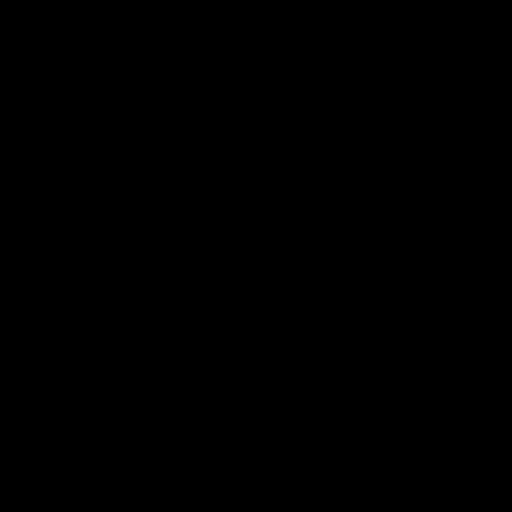
Frame 1 (no input)
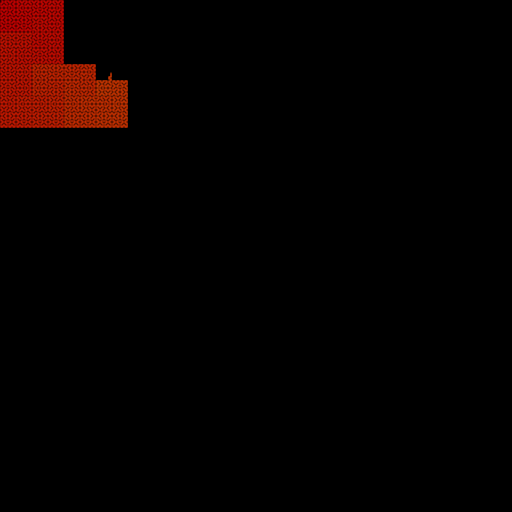
Frame 60 (no input)
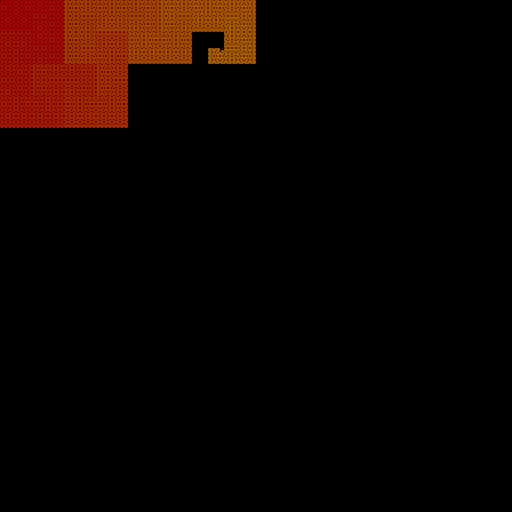
Frame 120 (the mouse pressed at the canvas centre since frame 60)

The p5.js sketch that drew these frames (run headless with seeded random() and noise() and a simulated clock; from frame 60 on, the mouse is pressed at the canvas centre):

// p5.js sketch
// ── sketch.js
// Hilbert Curve
// Coding in the Cabana
// The Coding Train / Daniel Shiffman
// https://thecodingtrain.com/CodingInTheCabana/003-hilbert-curve.html
// https://youtu.be/dSK-MW-zuAc
// https://editor.p5js.org/codingtrain/sketches/LPf9PLmp

const order = 8;
let N;
let total;

let path = [];

let counter = 0;

function setup() {
  createCanvas(512, 512);
  colorMode(HSB, 360, 255, 255);
  background(0);

  N = int(pow(2, order));
  total = N * N;
  let len = width / N;

  for (let i = 0; i < total; i++) {
    path[i] = hilbert(i);
    path[i].mult(len);
    path[i].add(len / 2, len / 2);
  }
}

function draw() {
  background(0);

  stroke(255);
  strokeWeight(1);
  noFill();
  //beginShape();
  for (let i = 1; i < counter; i++) {
    let h = map(i, 0, path.length, 0, 360);
    stroke(h, 255, 255);
    line(path[i].x, path[i].y, path[i - 1].x, path[i - 1].y);
  }
  //endShape();

  counter += 50;
  if (counter >= path.length) {
    counter = 0;
  }

  // strokeWeight(4);
  // for (let i = 0; i < path.length; i++) {
  //  point(path[i].x, path[i].y);
  //  text(i, path[i].x+5, path[i].y);
  // }
}

function hilbert(i) {
  const points = [
    new p5.Vector(0, 0),
    new p5.Vector(0, 1),
    new p5.Vector(1, 1),
    new p5.Vector(1, 0)
  ];

  let index = i & 3;
  let v = points[index];

  for (let j = 1; j < order; j++) {
    i = i >>> 2;
    index = i & 3;
    let len = pow(2, j);
    if (index == 0) {
      let temp = v.x;
      v.x = v.y;
      v.y = temp;
    } else if (index == 1) {
      v.y += len;
    } else if (index == 2) {
      v.x += len;
      v.y += len;
    } else if (index == 3) {
      let temp = len - 1 - v.x;
      v.x = len - 1 - v.y;
      v.y = temp;
      v.x += len;
    }
  }
  return v;
}
